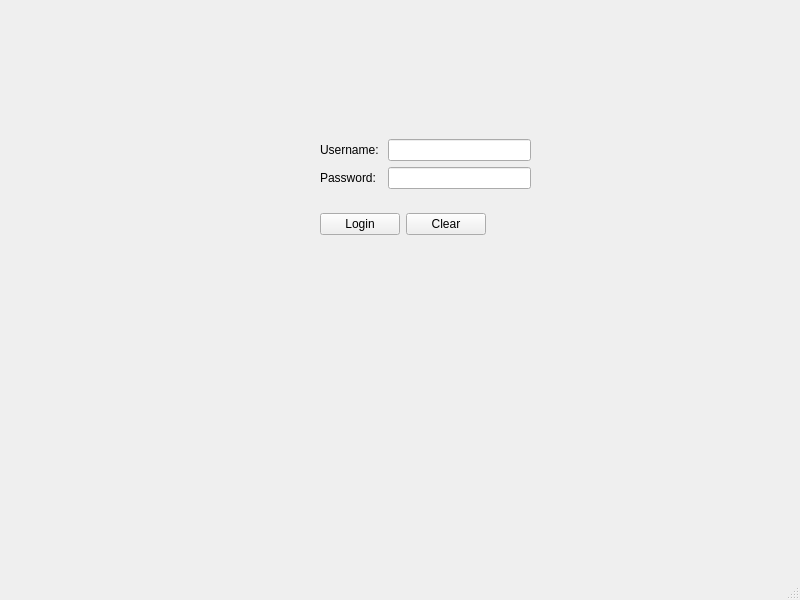
<?xml version="1.0" encoding="UTF-8"?>
<ui version="4.0">
 <class>MainWindow</class>
 <widget class="QMainWindow" name="MainWindow">
  <property name="geometry">
   <rect>
    <x>0</x>
    <y>0</y>
    <width>800</width>
    <height>600</height>
   </rect>
  </property>
  <property name="windowTitle">
   <string>MainWindow</string>
  </property>
  <widget class="QWidget" name="centralwidget">
   <widget class="QWidget" name="layoutWidget">
    <property name="geometry">
     <rect>
      <x>320</x>
      <y>212</y>
      <width>166</width>
      <height>25</height>
     </rect>
    </property>
    <layout class="QHBoxLayout" name="horizontalLayout_3">
     <item>
      <widget class="QPushButton" name="loginPushBtn">
       <property name="text">
        <string>Login</string>
       </property>
      </widget>
     </item>
     <item>
      <widget class="QPushButton" name="clearPushBtn">
       <property name="text">
        <string>Clear</string>
       </property>
      </widget>
     </item>
    </layout>
   </widget>
   <widget class="QWidget" name="">
    <property name="geometry">
     <rect>
      <x>320</x>
      <y>139</y>
      <width>211</width>
      <height>51</height>
     </rect>
    </property>
    <layout class="QGridLayout" name="gridLayout">
     <item row="0" column="0">
      <widget class="QLabel" name="usernameLabel">
       <property name="text">
        <string>Username: </string>
       </property>
      </widget>
     </item>
     <item row="0" column="1">
      <widget class="QLineEdit" name="usernameLineEdit"/>
     </item>
     <item row="1" column="0">
      <widget class="QLabel" name="passwordLabel">
       <property name="text">
        <string>Password: </string>
       </property>
      </widget>
     </item>
     <item row="1" column="1">
      <widget class="QLineEdit" name="passwordLineEdit">
       <property name="inputMethodHints">
        <set>Qt::ImhHiddenText|Qt::ImhNoAutoUppercase|Qt::ImhNoPredictiveText|Qt::ImhSensitiveData</set>
       </property>
       <property name="echoMode">
        <enum>QLineEdit::Password</enum>
       </property>
      </widget>
     </item>
    </layout>
   </widget>
  </widget>
  <widget class="QMenuBar" name="menubar">
   <property name="geometry">
    <rect>
     <x>0</x>
     <y>0</y>
     <width>800</width>
     <height>17</height>
    </rect>
   </property>
  </widget>
  <widget class="QStatusBar" name="statusbar"/>
 </widget>
 <resources/>
 <connections/>
</ui>
